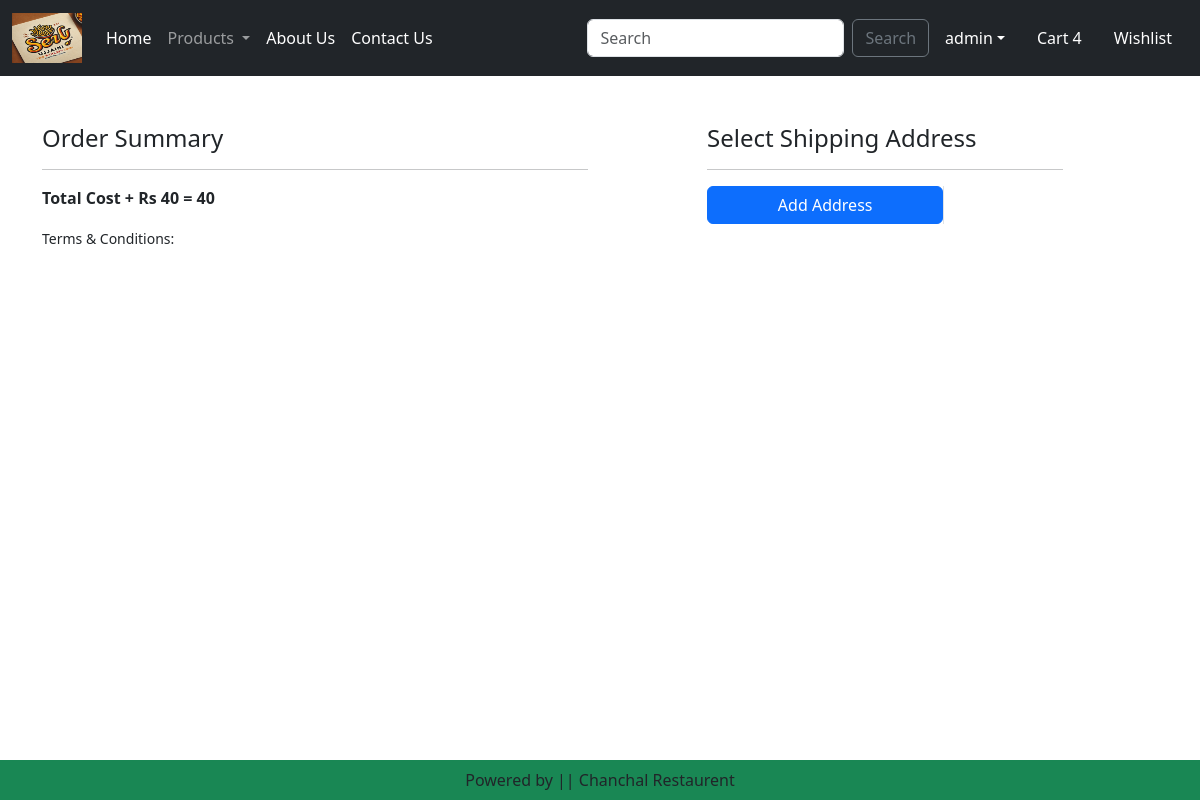
The page /checkout/ (signed in) on the database as committed earlier.
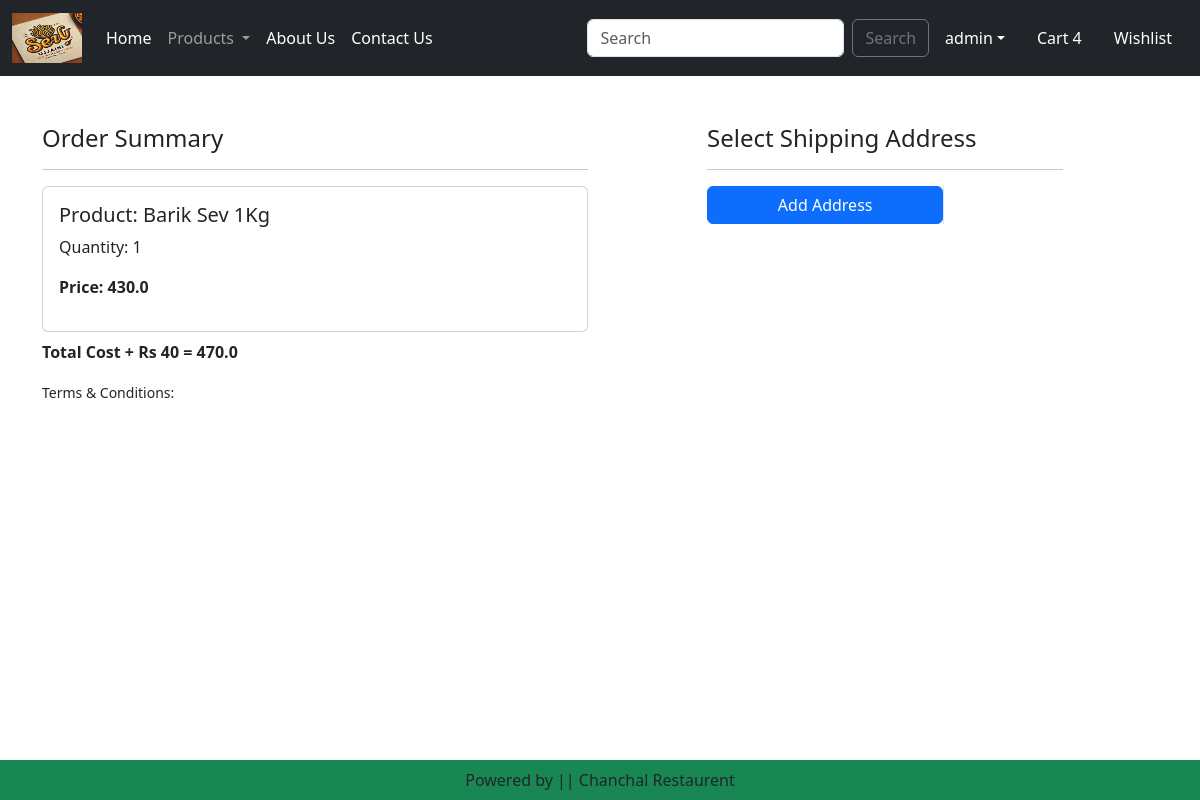
The same page on the database as committed later.
### home/models.py (models this page shows, shortened)
class Cart(models.Model):
    product = models.ForeignKey(Product, on_delete=models.CASCADE)
    user = models.ForeignKey(User, on_delete=models.CASCADE)
    quantity = models.PositiveIntegerField(default=1)

class Product(models.Model):
    title = models.CharField(max_length=100)
    sp = models.FloatField()
    dp = models.FloatField()
    desc = models.TextField()
    composition = models.TextField(default='')
    prodapp = models.TextField(default='')
    category = models.CharField(choices=CATEGORY_CHOICES, max_length=2)
    product_image = models.ImageField(upload_to='product')

### home/views.py (the view)
# urls.py: path('checkout/', views.Check_out.as_view(), name='checkout'),
class Check_out(View):
    def get(self, request):
        user = request.user
        add = Customer.objects.filter(user=user)
        cart_items = Cart.objects.filter(user=user)
        famount = 0
        for p in cart_items:
            value = p.quantity * p.product.dp
            famount = famount + value
        totalamount = famount + 40
        return render(request, 'home/checkout.html', locals())

### home/templates/home/checkout.html (shortened to what this page needs)
{% extends 'home/base.html' %}
{% load static %}
{% block main-content %}
<div class="container">
    <div class="row mt-5">
        <div class="col-sm-6">
            <h4>Order Summary</h4>
            <hr>
            {% for item in cart_items %}
            <div class="card mb-2">
                <div class="card-body">
                    <h5>Product: {{item.product.title}}</h5>
                    <p>Quantity: {{item.quantity}}</p>
                    <p class="fw-bold">Price: {{item.product.dp}}</p>
                </div>
            </div>
            {% endfor %}
            <p class="fw-bold">Total Cost + Rs 40 = {{totalamount}}</p>
            <small>Terms & Conditions: </small>
        </div>
        <div class="col-sm-4 offset-sm-1">
            <h4>Select Shipping Address</h4>
            <hr>
            {% if add %}
            <form method="post" id="myform">
                {% csrf_token %}
                {% for ad in add %}
                <div class="card">
                    <div class="card-body">
                        <h5>{{ad.name}}</h5>
                        <p>Mobile: {{ad.mobile}}</p>
                        <p>{{ad.locality}} {{ad.city}} {{ad.state}} - {{ad.zipcode}}</p>
                    </div>
                </div>
                <div class="form-check mt-2 mb-5">
                    <input class="form-check-input" type="radio" name="custid" id="custadd{{forloop.counter}}" value="{{ad.id}}">
                    <label class="form-check-label fw-bold" for="custadd{{forloop.counter}}">
                        Address:{{forloop.counter}}</label>
                </div>
                {% endfor %}
                <div class="form-check mb-3">
                    <label class="form-label" for="totamount">Total Amount</label>
                    <input class="form-control" type="number" name="totamount" value={{totalamount}} readonly>
                </div>
                <div class="text-end">
                    <button type="submit" class="btn btn-warning mt-3 px-5 fw-bold">Continue</button>
                </div>
            </form>
            {% else %}
            <div class="col-sm-8 border-end">
                <ul class="list-unstyled">
                    <li class="d-grid"><a href="{% url 'profile' %}" class="btn btn-primary">Add Address</a></li>
                </ul>
            </div>
            {% endif %}
        </div>
    </div>
</div>
{% endblock main-content %}

Rows that differ between the two databases and show on the page:
added Cart: product "Barik Sev 1Kg", quantity "1", product.dp "430.0"
Other text that changed with them:
{{ totalamount }}: "40" → "470.0"
